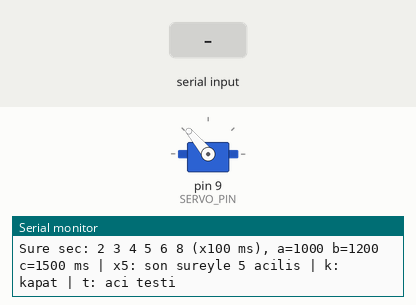
Simulated run of this sketch. Board: Arduino Nano, built with avr-gcc and run on an emulated ATmega328P. Shown: servo, the last lines printed to the serial monitor. Inputs (shaded band) come from the test bench.

Above: at 1.7 s.
1.8 s: "90 45\n" received over Serial
At 3.0 s:
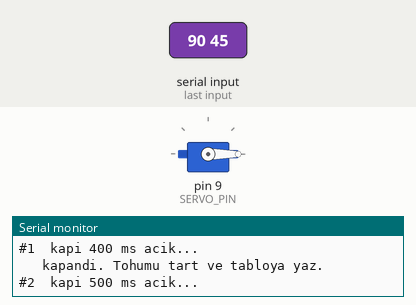
6.1 s: byte 116 ('t') received over Serial
At 6.5 s:
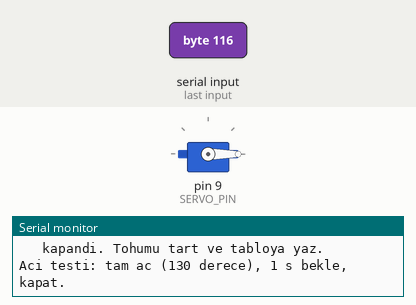
9.0 s: byte 120 ('x') received over Serial
At 9.9 s:
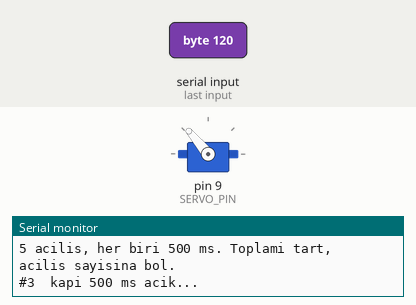
Timing chart, 0 to 11.5 s (numbered marks = the images above; inputs shaded):
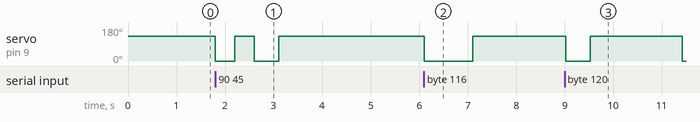

Measured:
- after the input at 1.8 s, servo on pin 9 (SERVO_PIN): alternates 130° for 0.40 s and 0° for 0.45 s, 4 changes in all, then stays 130°, starting at once
- after the input at 6.1 s, servo on pin 9 (SERVO_PIN): 130° → 0° at once, → 130° 1.0 s later
- after the input at 9.0 s, servo on pin 9 (SERVO_PIN): 130° → 0° at once, → 130° 0.50 s later, → 0° 1.9 s later

The sketch:

arpa_dozaj_testi.ino
```cpp
/*
  ARPA BIRAKMA (DOZAJ) KALIBRASYON TESTI - Arduino Nano
  Bitirme Projesi: Otonom Tohum Dagitim Sistemi

  KOMUTLAR:
    2  -> 200 ms        3  -> 300 ms        4  -> 400 ms
    5  -> 500 ms        6  -> 600 ms        8  -> 800 ms
    a  -> 1000 ms       b  -> 1200 ms       c  -> 1500 ms   (uzun sureler)
    k  -> kapiyi kapat
    t  -> kapiyi tam ac / kapat testi (aci kontrolu)
    x5 -> son secilen sureyle arka arkaya 5 acilis

*/

#include <Servo.h>

const int SERVO_PIN  = 9;     // servo sinyal pini
const int KAPALI_ACI = 130;     // kapi tam kapali
const int ACIK_ACI   = 0;   // kapi tam acik (olcumle bulundu)
const unsigned long KAPANMA_BEKLEME_MS = 400;  // kapinin kapanmasi icin
const unsigned long TEKRAR_ARASI_MS    = 1500; // x5 modunda acilislar arasi

Servo kapi;
unsigned long sonSure = 0;    // son secilen acik kalma suresi (ms)
unsigned int acilisNo = 0;    // toplam acilis sayaci

void kapiyiAc(unsigned long sureMs) {
  acilisNo++;
  Serial.print("#");
  Serial.print(acilisNo);
  Serial.print("  kapi ");
  Serial.print(sureMs);
  Serial.println(" ms acik...");

  kapi.write(ACIK_ACI);
  delay(sureMs);
  kapi.write(KAPALI_ACI);
  delay(KAPANMA_BEKLEME_MS);

  Serial.println("   kapandi. Tohumu tart ve tabloya yaz.");
}

unsigned long rakamdanSure(char c) {
  switch (c) {
    case '2': return 200;
    case '3': return 300;
    case '4': return 400;
    case '5': return 500;
    case '6': return 600;
    case '8': return 800;
    case 'a': return 1000;
    case 'b': return 1200;
    case 'c': return 1500;
    default:  return 0;
  }
}

void setup() {
  Serial.begin(115200);
  kapi.attach(SERVO_PIN);
  kapi.write(KAPALI_ACI);   // guvenli baslangic: kapi kapali
  delay(500);
  Serial.println();
  Serial.println("=== Arpa dozaj testi hazir ===");
  Serial.println("Sure sec: 2 3 4 5 6 8 (x100 ms), a=1000 b=1200 c=1500 ms | x5: son sureyle 5 acilis | k: kapat | t: aci testi");
}

void loop() {
  if (!Serial.available()) return;
  char c = Serial.read();
  if (c == '\n' || c == '\r' || c == ' ') return;

  if (c == 'k') {
    kapi.write(KAPALI_ACI);
    Serial.println("Kapi kapatildi.");
    return;
  }

  if (c == 't') {
    Serial.println("Aci testi: tam ac (130 derece), 1 s bekle, kapat.");
    kapi.write(ACIK_ACI);
    delay(1000);
    kapi.write(KAPALI_ACI);
    delay(KAPANMA_BEKLEME_MS);
    Serial.println("Aci testi bitti (sayaca eklenmedi).");
    return;
  }

  if (c == 'x') {
    // "x5" bekleniyor
    delay(20);
    char n = Serial.available() ? Serial.read() : '5';
    int tekrar = (n >= '1' && n <= '9') ? (n - '0') : 5;
    if (sonSure == 0) {
      Serial.println("Once bir sure sec (ornek: 3), sonra x5 yaz.");
      return;
    }
    Serial.print(tekrar);
    Serial.print(" acilis, her biri ");
    Serial.print(sonSure);
    Serial.println(" ms. Toplami tart, acilis sayisina bol.");
    for (int i = 0; i < tekrar; i++) {
      kapiyiAc(sonSure);
      if (i < tekrar - 1) delay(TEKRAR_ARASI_MS);
    }
    Serial.println("--- seri bitti ---");
    return;
  }

  unsigned long s = rakamdanSure(c);
  if (s == 0) {
    Serial.print("Gecersiz komut: ");
    Serial.println(c);
    return;
  }
  sonSure = s;
  kapiyiAc(s);
}
```
